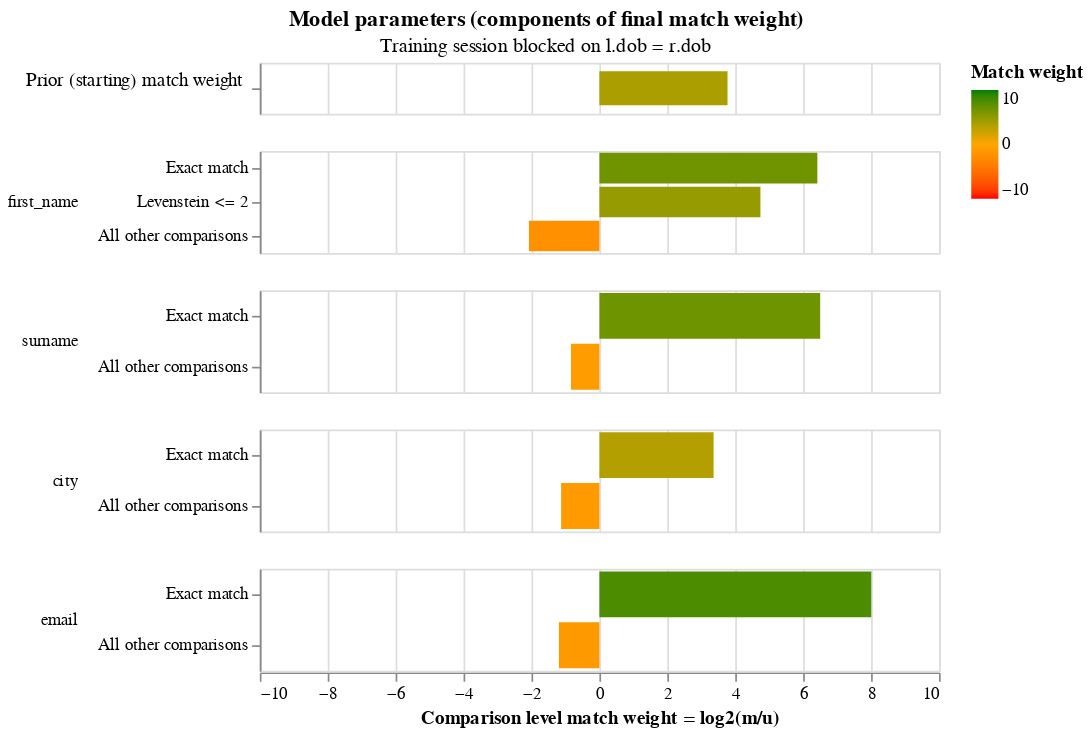

The cell this chart's notebook holds for it:
### Markdown cell above
In a second training session, we block on `dob`.  This allows us to estimate parameters for the `first_name ` and `surname` comparisons.

Between the two training sessions, we now have parameter estimates for all comparisons.

### Code cell
training_blocking_rule = "l.dob = r.dob"
training_session_dob = linker.estimate_parameters_using_expectation_maximisation(training_blocking_rule)
training_session_dob.match_weights_interactive_history_chart()

### Figure 1 — Vega-Lite specification as saved in the notebook (floating-point values rounded to 4 significant figures; data arrays with more than 128 entries replaced by an {"elided": "..."} marker saying what was removed)
{"$schema": "https://vega.github.io/schema/vega-lite/v5.2.json", "config": {"header": {"title": null}, "mark": {"tooltip": null}, "title": {"anchor": "middle"}, "view": {"height": 60, "width": 400}}, "data": {"values": {"elided": "230 records"}}, "params": [{"bind": {"input": "range", "max": 22, "min": 0, "step": 1}, "description": "Filter by the interation number", "name": "iteration_number", "value": 22}], "resolve": {"axis": {"y": "independent"}, "scale": {"y": "independent"}}, "selection": {"zoom_selector": {"bind": "scales", "encodings": ["x"], "type": "interval"}}, "title": {"subtitle": "Training session blocked on l.dob = r.dob", "text": "Model parameters (components of final match weight)"}, "transform": [{"filter": "(datum.iteration == iteration_number)"}], "vconcat": [{"encoding": {"color": {"field": "log2_bayes_factor", "scale": {"domain": [-10, 0, 10], "range": ["red", "orange", "green"]}, "title": "Match weight", "type": "quantitative"}, "tooltip": [{"field": "comparison_name", "title": "Comparison name", "type": "nominal"}, {"field": "proportion_of_matches", "format": ".4f", "title": "Proportion of matches", "type": "nominal"}, {"field": "log2_bayes_factor", "format": ",.4f", "title": "Equivalent match weight", "type": "quantitative"}, {"field": "bayes_factor_description", "title": "Match weight description", "type": "nominal"}], "x": {"axis": {"domain": false, "labels": false, "ticks": false, "title": ""}, "field": "log2_bayes_factor", "scale": {"domain": [-10, 10]}, "type": "quantitative"}, "y": {"axis": {"title": "Prior (starting) match weight", "titleAlign": "right", "titleAngle": 0, "titleFontWeight": "normal"}, "field": "label_for_charts", "sort": {"field": "comparison_vector_value", "order": "descending"}, "type": "nominal"}}, "height": 30, "mark": {"clip": true, "height": 20, "type": "bar"}, "selection": {"zoom_selector": {"bind": "scales", "encodings": ["x"], "type": "interval"}}, "transform": [{"filter": "(datum.comparison_name == 'proportion_of_matches')"}]}, {"encoding": {"color": {"field": "log2_bayes_factor", "scale": {"domain": [-10, 0, 10], "range": ["red", "orange", "green"]}, "title": "Match weight", "type": "quantitative"}, "row": {"field": "comparison_name", "header": {"labelAlign": "left", "labelAnchor": "middle", "labelAngle": 0}, "sort": {"field": "comparison_sort_order"}, "type": "nominal"}, "tooltip": [{"field": "comparison_name", "title": "Comparison name", "type": "nominal"}, {"field": "label_for_charts", "title": "Label", "type": "ordinal"}, {"field": "sql_condition", "title": "SQL condition", "type": "nominal"}, {"field": "m_probability", "format": ".4f", "title": "M probability", "type": "quantitative"}, {"field": "u_probability", "format": ".4f", "title": "U probability", "type": "quantitative"}, {"field": "bayes_factor", "format": ",.4f", "title": "Bayes factor = m/u", "type": "quantitative"}, {"field": "log2_bayes_factor", "format": ",.4f", "title": "Match weight = log2(m/u)", "type": "quantitative"}, {"field": "bayes_factor_description", "title": "Match weight description", "type": "nominal"}], "x": {"axis": {"title": "Comparison level match weight = log2(m/u)"}, "field": "log2_bayes_factor", "scale": {"domain": [-10, 10]}, "type": "quantitative"}, "y": {"axis": {"title": null}, "field": "label_for_charts", "sort": {"field": "comparison_vector_value", "order": "descending"}, "type": "nominal"}}, "mark": {"clip": true, "type": "bar"}, "resolve": {"axis": {"y": "independent"}, "scale": {"y": "independent"}}, "selection": {"zoom_selector": {"bind": "scales", "encodings": ["x"], "type": "interval"}}, "transform": [{"filter": "(datum.comparison_name != 'proportion_of_matches')"}]}]}
